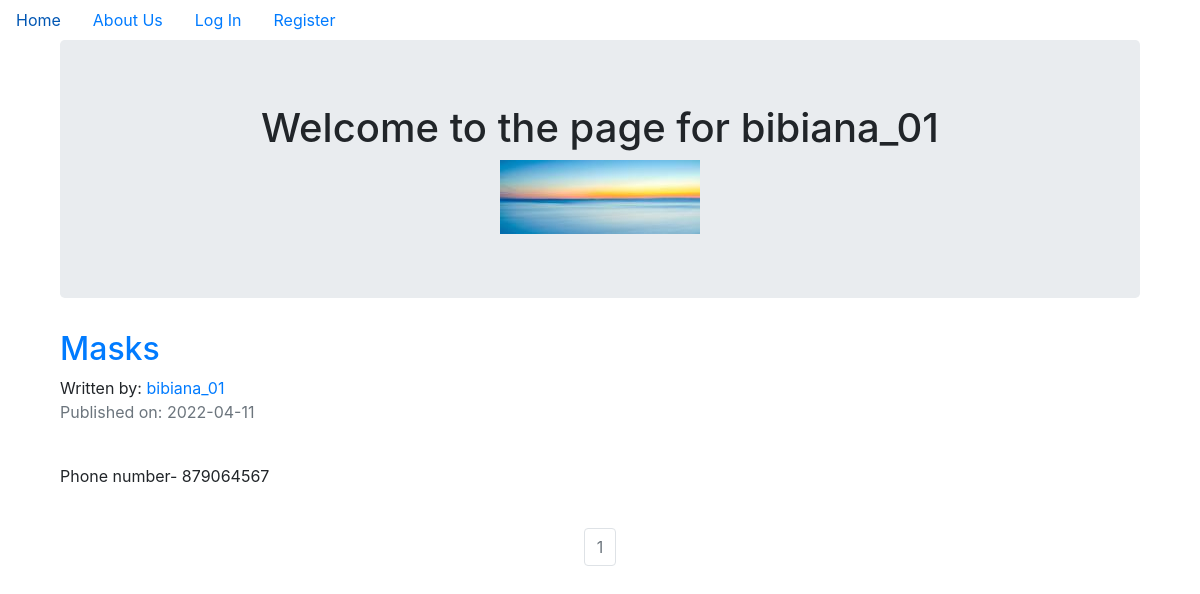
/bibiana_01, run on the app's committed database.
### equipmentsupply/models.py (models this page shows, shortened)
class User(db.Model, UserMixin):
    __tablename__ = 'users'
    id = db.Column(db.Integer, primary_key = True)
    profile_image = db.Column(db.String(20), nullable=False, default='default_profile.png')
    email = db.Column(db.String(64), unique=True, index=True)
    username = db.Column(db.String(64), unique=True, index=True)
    password_hash = db.Column(db.String(128))
    posts = db.relationship('EquipmentPost', backref='author', lazy=True)

class EquipmentPost(db.Model):
    users = db.relationship(User)
    id = db.Column(db.Integer, primary_key=True)
    user_id = db.Column(db.Integer, db.ForeignKey('users.id'), nullable=False)
    date = db.Column(db.DateTime, nullable=False, default=datetime.utcnow)
    title = db.Column(db.String(140), nullable=False)
    text = db.Column(db.Text, nullable=False)

### equipmentsupply/users/views.py (the view)
@users.route("/<username>")
def user_posts(username):
    page = request.args.get('page', 1, type=int)
    user = User.query.filter_by(username=username).first_or_404()
    equipment_posts = EquipmentPost.query.filter_by(author=user).order_by(EquipmentPost.date.desc()).paginate(page=page, per_page=5)
    return render_template('user_equipment_posts.html', equipment_posts=equipment_posts, user=user)

### equipmentsupply/templates/user_equipment_posts.html (shortened to what this page needs)
{% extends "base.html" %}
{% block content %}
<div class="container">
  <div class="jumbotron">
    <div align='center'>
      <h1 >Welcome to the page for {{user.username}}</h1>
      <img align='center' src="{{ url_for('static', filename='profile_pics/' + user.profile_image) }}">
    </div>
  </div>
{% for post in equipment_posts.items %}
          <h2><a href="{{ url_for('equipment_posts.equipment_post', equipment_post_id=post.id) }}">{{ post.title }}</a></h2>
          Written by: <a href="{{ url_for('users.user_posts', username=post.author.username) }}">{{ post.author.username }}</a>
          <p class="text-muted">Published on: {{ post.date.strftime('%Y-%m-%d') }}</p>
          <br>
            <p>{{post.text}}</p>
          <br>
{% endfor %}
</div>
<nav aria-label="Page navigation example">
  <ul class="pagination justify-content-center">
    {% for page_num in equipment_posts.iter_pages(left_edge=1, right_edge=1, left_current=1, right_current=2) %}
            {% if equipment_posts.page == page_num %}
              <li class="page-item disabled">
                <a class="page-link" href="{{ url_for('users.user_posts', username=user.username, page=page_num) }}">{{ page_num }}</a></li>
            {% else %}
              <li class="page-item"><a class="page-link" href="{{ url_for('users.user_posts', username=user.username, page=page_num) }}">{{ page_num }}</a></li>
            {% endif %}
    {% endfor %}
</nav>
{% endblock content %}

### equipmentsupply/templates/base.html (shortened to what this page needs)
<!DOCTYPE html>
<html>
  <head>
    <link rel="stylesheet" href="https://maxcdn.bootstrapcdn.com/bootstrap/4.0.0/css/bootstrap.min.css">
  </head>
  <body>
  <ul class="nav">
  <li class="nav-item">
    <a class="nav-link" href="{{ url_for('core.index') }}">Home</a>
  </li>
  <li class="nav-item">
    <a class="nav-link" href="{{ url_for('core.info') }}">About Us</a>
  </li>
    {% if current_user.is_authenticated %}
    <li class="nav-link"><a href="{{ url_for('users.logout') }}">Log Out</a></li>
    <li class="nav-link"><a href="{{ url_for('users.account') }}">Account</a></li>
    <li class="nav-link"><a href="{{ url_for('equipment_posts.create_post') }}">Create Equipment Post</a></li>
    {% else %}
    <li class="nav-link"><a href="{{ url_for('users.login') }}">Log In</a></li>
    <li class="nav-link"><a href="{{ url_for('users.register') }}">Register</a></li>
    {% endif %}
</ul>
<div class="container">
  {% block content %}
  {% endblock %}
</div>
  </body>
</html>

### data on the page
User: username "bibiana_01", profile_image (picture)
EquipmentPost: title "Masks", author.username "bibiana_01", date "2022-04-11", text "Phone number- 879064567"

### other printed values
{{ page_num }} "1"
